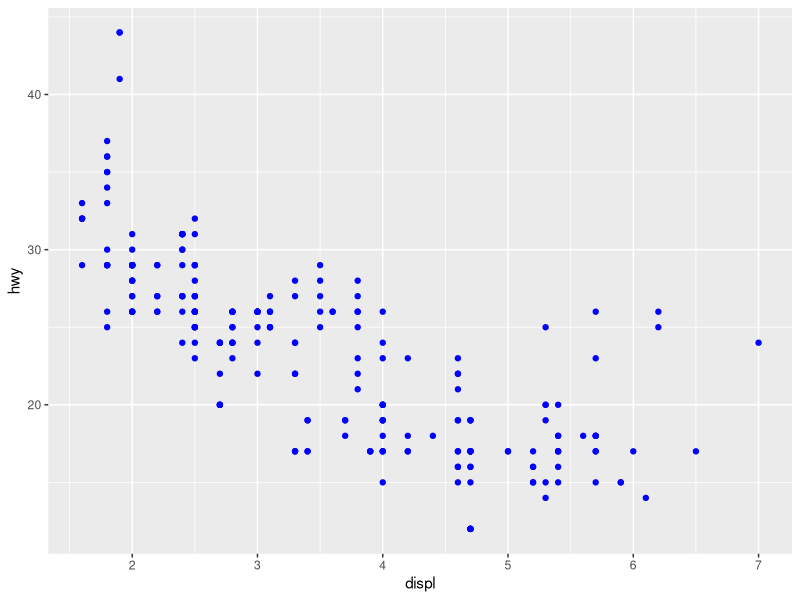
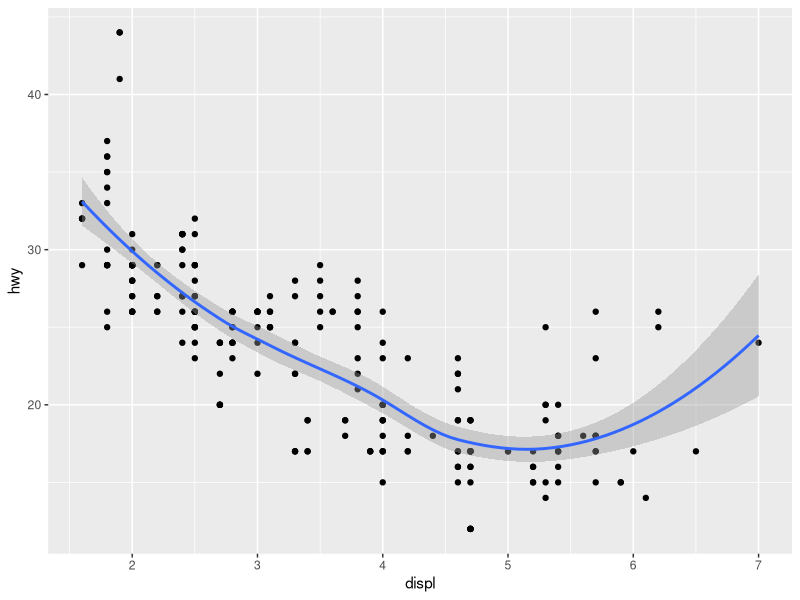
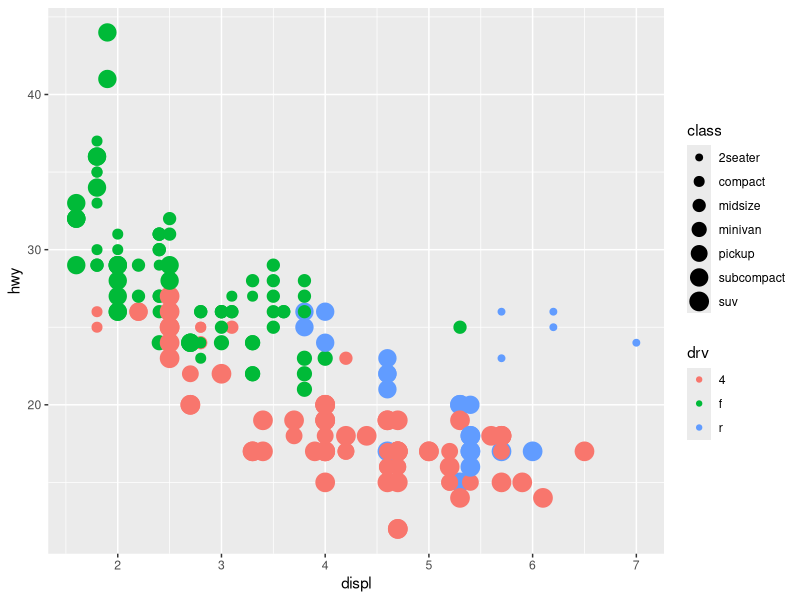

Generate these figures, in order, with R:
## ---- chunk 1
knitr::opts_chunk$set(echo = TRUE)
## ---- chunk 2
library(tidyverse)

ggplot(data = mpg) +
  geom_point(mapping = aes(x = displ, y = hwy), color = "blue")
## ---- chunk 3

apropos("^geom_")
apropos("stat_")
apropos("^scale_")

ggplot(data = mpg, 
       mapping = aes(x = displ, y = hwy)) +
  geom_point() +
  geom_smooth()
## ---- chunk 4

ggplot(data = mpg, mapping = aes(x = displ, y = hwy, color = drv, size = class)) + geom_point() 
